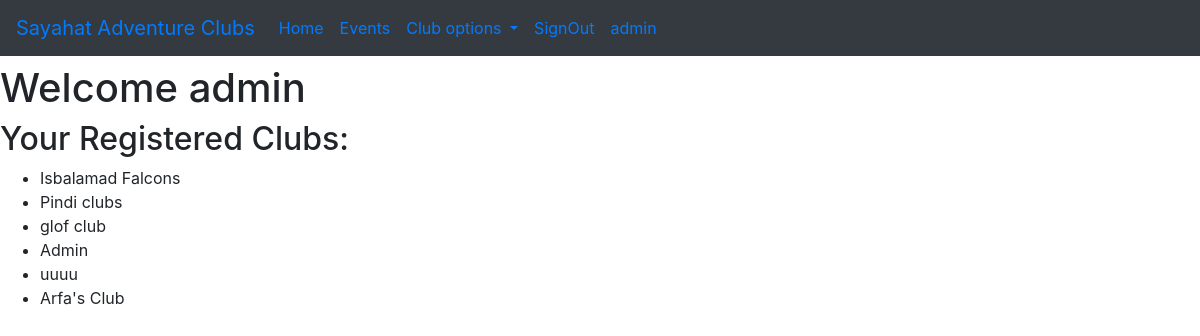
The page /myClubs/ (signed in) on the database its author committed.
### AdventureClub/models.py (models this page shows, shortened)
class AdventureClub(models.Model):
    owner = models.ForeignKey(User, on_delete=models.CASCADE, default="")
    club_name = models.CharField(max_length=50)
    contact = models.CharField(max_length=11, default='')
    email = models.EmailField(null=True)
    featured = models.BooleanField(default=False)
    club_image = models.ImageField(upload_to='AdventureClub/Club_Images', null=True)
    club_address = models.CharField(max_length=80)
    city = models.CharField(null=False, blank=False, default="", max_length=25)

### AdventureClub/views.py (the view)
# urls.py: path('myClubs/',views.myClubs,name="myClubs"),
def myClubs(request):
    userClub = models.AdventureClub.objects.filter(owner=request.user)
    return render(request, "AdventureClubs/myClubs.html", context={'clubs': userClub})

### AdventureClub/templates/AdventureClubs/myClubs.html
{% extends 'AdventureClubs/base.html' %}
{% block body_block %}
<h1>Welcome {{request.user}}</h1>
<h2>Your Registered Clubs:</h2>
<ul>
{%for c in clubs%}
    <li>{{c.club_name}}</li>
    {%empty%}
    <h1>You don't have any registered club</h1>
{%endfor%}
</ul>
{% endblock %}

### AdventureClub/templates/AdventureClubs/base.html (shortened to what this page needs)
<!DOCTYPE html>
<html lang="en">
<head>
    <link rel="stylesheet" href="https://maxcdn.bootstrapcdn.com/bootstrap/4.0.0/css/bootstrap.min.css">
</head>
<body>
<nav class="navbar navbar-expand-lg  bg-dark">
  <a class="navbar-brand" href="{% url 'club:index' %}">Sayahat Adventure Clubs</a>
  <div class="collapse navbar-collapse" id="navbarNavDropdown">
    <ul class="navbar-nav">
      <li class="nav-item active">
        <a class="nav-link" href="{% url 'club:index' %}">Home <span class="sr-only">(current)</span></a>
      </li>
     <li class="nav-item">
        <a class="nav-link" href="{% url 'club:events' %}">Events</a>
        <li>
    <li class="nav-item">
        {% if request.user.is_authenticated %}
        <li class="nav-item">
            <li class="nav-item dropdown">
        <a class="nav-link dropdown-toggle" href="#" id="navbarDropdown" role="button" data-toggle="dropdown" aria-haspopup="true" aria-expanded="false">
          Club options
        </a>
      </li>
      </li>
        <a class="nav-link" href="{% url 'club:signOut' %}">SignOut</a>
        <a class="nav-link" href="#">{{request.user}}</a>
        {% endif %}
    </li>
    </ul>
  </div>
</nav>
{% block body_block %}
{% endblock %}
</body>
</html>

### rows shown on the page
AdventureClub: club_name "Isbalamad Falcons"
AdventureClub: club_name "Pindi clubs"
AdventureClub: club_name "glof club"
AdventureClub: club_name "Admin"
AdventureClub: club_name "uuuu"
AdventureClub: club_name "Arfa's Club"

### other values the page prints
{{ request.user }} "admin"
